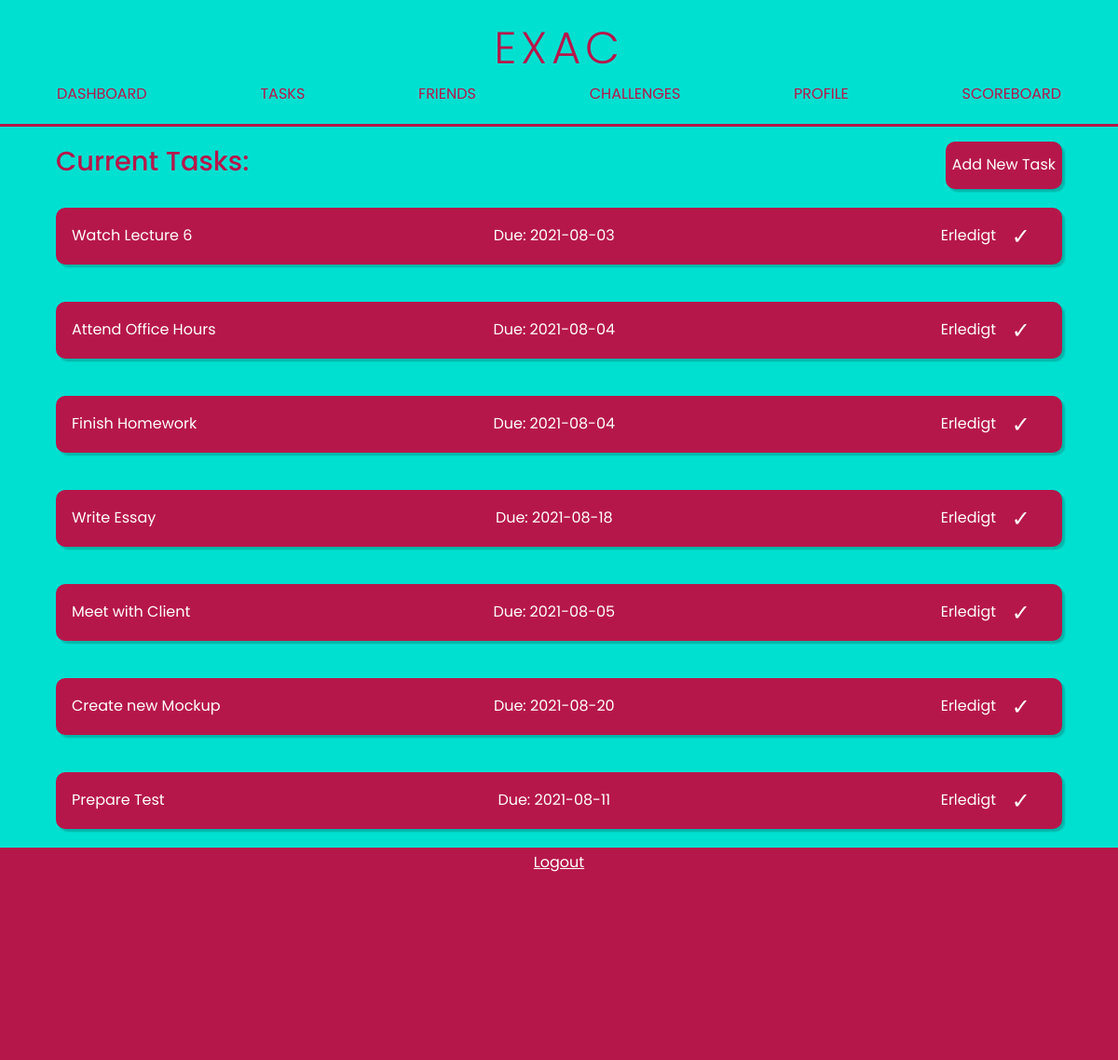
Screenshot of /tasks (signed in) with the database file from the repository.
### tables this page shows
CREATE TABLE tasks(id INTEGER PRIMARY KEY, name TEXT NOT NULL, due DATE, description TEXT, user_id INTEGER, priority INTEGER, fullfilled BOOLEAN NOT NULL, fullfilled_date DATE, private BOOLEAN NOT NULL, project_id INTEGER, categorie TEXT, score INTEGER DEFAULT 10, FOREIGN KEY(project_id) REFERENCES projects(id), FOREIGN KEY(user_id) REFERENCES users(id));

### application.py (the view, shortened to what this page needs)
@app.route("/tasks", methods=["GET", "POST"])
@login_required
def tasks():
    if request.method == "GET":
        tasks = getTasks()
        return render_template("tasks/tasks.html", tasks=tasks)

### application.py (called while the page is built)
@app.after_request
def after_request(response):
    response.headers["Cache-Control"] = "no-cache, no-store, must-revalidate"
    response.headers["Expires"] = 0
    response.headers["Pragma"] = "no-cache"
    return response

### helpers.py (called while the page is built)
def getTasks():
    return db.execute("SELECT * FROM tasks WHERE user_id=? AND fullfilled=0",
                      session.get("user_id"))

def login_required(f):
    @wraps(f)
    def decorated_function(*args, **kwargs):
        if session.get("user_id") is None:
            return redirect("/login")
        return f(*args, **kwargs)
    return decorated_function

### templates/tasks/tasks.html (shortened to what this page needs)
{% extends "template.html" %}
{% block main %}
    <div class="container">
        <div class="container-horizontal space-around">
            <h1 class="left-align big-font">Current Tasks:</h1>
            <a href="/tasks/add" class="btn-primary"><p class="underline" >Add New Task</p></a>
        </div>
        {% for task in tasks %}
            <form method="GET" action="/tasks/edit" style="width: 100%" id="{{task.id}}">
                <div class="entry3 entry" onClick="document.getElementById('{{task.id}}').submit();">
                    <div class="align-content-left">
                        <p class="underline">{{task.name}}</p>
                    </div>
                    <div>
                        <p class="underline">Due: {{task.due}}</p>
                    </div>
                    <div class="container-horizontal align-content-right">
                        <form method="POST" action="/tasks">
                            <button class="btn-text margin-lr underline" type="submit">Erledigt</button>
                        </form>
                        <form method="GET" action="/tasks/edit">
                            <button class="btn-text check margin-lr" type="submit">✓</button>
                        </form>
                    </div>
                </div>
            </form>
        {% endfor %}
    </div>
{% endblock %}

### templates/template.html (shortened to what this page needs)
<!DOCTYPE html>
<html lang="en">
    <head>
        <link rel="stylesheet" href="../static/css/start.css">
        <link rel="stylesheet" href="https://cdnjs.cloudflare.com/ajax/libs/font-awesome/4.7.0/css/font-awesome.min.css">
    </head>
    <body>
        <header class="header">
            <nav id="myTopnav" class="topnav">
                <div class="mobile-nav">
                    <a href="/"><h1 class="title">EXAC</h1></a>
                </div>
                <div id="container-header">
                    <a class="li" href="/"><p>Dashboard</p></a>
                    <a class="li" href="/tasks"><p>Tasks</p></a>
                    <a class="li" href="/friends"><p>Friends</p></a>
                    <a class="li" href="/challenges"><p>Challenges</p></a>
                    <a class="li" href="/profile"><p>Profile</p></a>
                    <a class="li" href="/scoreboard/monthly"><p>Scoreboard</p></a>
                </div>
                <div class="line"></div>
            </nav>
        </header>
        <main class="container-main">
            {% block main %}{% endblock %}
        </main>
    </body>
    <footer>
        <div class="line"></div>
        <a class="btn-text" href="/logout">Logout</a>
    </footer>
</html>

### static/css/start.css (style rules this page uses)
:root { --clr-first: #fff; --clr-second: #fff; --clr-third: rgb(206, 102, 102); --clr-fourth: rgb(53, 132, 197); --clr-btn-primary-border: #b6174b; --clr-btn-primary: #b6174b; --clr-entry: #b6174b; --clr-entry-border: #b6174b; --clr-background: #00e0d1; --clr-footer: #b6174b; --clr-header-font: #b6174b; --font: "Poppins"; --font-h1: 300; --font-h2: 400; --font-p: 500; }
* { margin: 0; padding: 0; box-sizing: border-box; scroll-behavior: smooth; font-family: var(--font); font-size: 16px; color: var(--clr-first); }
body { text-align: center; background-color: var(--clr-background); }
header { padding: 1rem 0 1rem; justify-content: center; align-items: center; }
header h1 { width: 100%; font-weight: var(--font-h1); font-size: 3rem; letter-spacing: 0.3rem; text-align: center; justify-content: center; color: var(--clr-header-font); }
header nav { text-align: center; }
#container-header { display: flex; justify-content: space-around; margin-bottom: 20px; }
header nav p { position: relative; display: inline-block; text-decoration: none; color: var(--clr-header-font); text-transform: uppercase; }
header nav p:after { background: none repeat scroll 0 0 transparent; bottom: 0; content: ""; display: block; height: 2px; left: 50%; position: absolute; background: var(--clr-header-font); transition: width 0.3s ease 0s, left 0.3s ease 0s; width: 0; }
.btn-primary { max-width: 100%; padding: 10px 5px 10px 5px; border-radius: 10px; text-decoration: none; border: 2px solid var(--clr-btn-primary-border); background-color: var(--clr-btn-primary); color: white; position: relative; height: 100%; box-shadow: 3px 3px 2px rgba(0, 0, 0, 0.2); }
.btn-text { background-color: transparent; border: none; text-decoration: underline; color: var(--clr-first); }
a { text-decoration: none; }
.container { display: flex; flex-direction: column; align-items: center; width: 90%; }
.check { transform: scale(1.5); }
form .entry { margin: 20px 0px; cursor: pointer; }
form .entry * { cursor: pointer; }
.underline { display: inline-block; }
.underline:after { background: none repeat scroll 0 0 transparent; bottom: 0; content: ""; display: block; position: relative; height: 2px; left: 50%; background: #fff; transition: width 0.3s ease 0s, left 0.3s ease 0s; width: 0; }
.entry { position: relative; display: grid; background-color: var(--clr-entry); padding: 15px; margin: 20px; border-radius: 10px; border: 2px solid var(--clr-entry-border); width: 100%; left: 0px; top: 0px; box-shadow: 3px 3px 2px rgba(0, 0, 0, 0.2); }
.entry button { text-decoration: none; }
.entry3 { grid-template-rows: 100%; grid-template-columns: 33% 33% 33%; }
.container-horizontal { display: flex; flex-direction: row; align-items: center; }
.left-align { align-self: flex-start; }
.align-content-right { display: flex; justify-content: flex-end; align-items: center; }
.align-content-left { display: flex; justify-content: flex-start; align-items: center; }
.margin-lr { margin-right: 10px; margin-left: 10px; }
h1 { font-size: 130%; font-weight: 500; color: var(--clr-header-font); }
.container-main { display: flex; flex-direction: column; justify-content: center; align-items: center; }
.big-font { font-size: 1.8em; }
.space-around { display: flex; justify-content: space-between; width: 100%; }
.line { background-color: var(--clr-header-font); height: 3px; width: 100%; }
footer { width: 100%; display: flex; flex-direction: column; justify-content: flex-start; align-items: center; background-color: var(--clr-footer); padding-bottom: 200px; }

### rows the page displays
tasks: name "Watch Lecture 6", due "2021-08-03"
tasks: name "Attend Office Hours", due "2021-08-04"
tasks: name "Finish Homework", due "2021-08-04"
tasks: name "Write Essay", due "2021-08-18"
tasks: {{ task.id }} 10 (drawn), name "Meet with Client", due "2021-08-05"
tasks: name "Create new Mockup", due "2021-08-20"
tasks: name "Prepare Test", due "2021-08-11"
